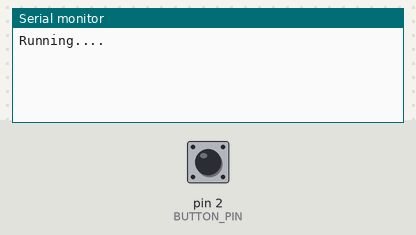
This sketch was run on a simulated Arduino Uno, built with avr-gcc and run on an emulated ATmega328P. On the bench: the last lines printed to the serial monitor. The inputs (shaded band) are chosen by the test bench; at power-on: pin 2 (BUTTON_PIN) LOW.

Above: at 1.2 s.
1.3 s: pin 2 (BUTTON_PIN) pulled HIGH for 0.15 s
At 2.5 s:
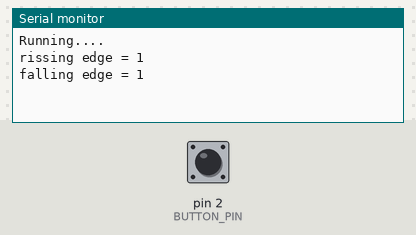
2.9 s: pin 2 (BUTTON_PIN) pulled HIGH for 1 s
At 3.7 s:
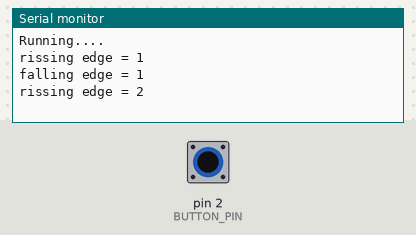
5.4 s: pin 2 (BUTTON_PIN) pulled HIGH for 0.15 s
At 6.9 s:
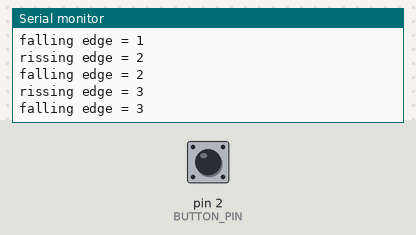

The sketch:

bouncer.ino
```cpp
#include <Bounce2.h>

#define BUTTON_PIN 2

Bounce debouncer = Bounce();

int fallingEdge = 0;
int rissingEdge = 0;

void setup() {

  pinMode(BUTTON_PIN, INPUT);

  debouncer.attach(BUTTON_PIN);
  debouncer.interval(25);

  Serial.begin(9600);
  Serial.println("Running....");
}

void loop() {
  debouncer.update();

  if(debouncer.fell() ){
    fallingEdge++;
    Serial.print("falling edge = ");
    Serial.println(fallingEdge);
  }
  if(debouncer.rose() ) {
    rissingEdge++;
    Serial.print("rissing edge = ");
    Serial.println(rissingEdge);
  }
}
```

Measured:
- after the input at 1.3 s, the serial monitor: prints a new line at once (image 1)
- after the input at 2.9 s, the serial monitor: prints a new line at once (image 2)
- after the input at 5.4 s, the serial monitor: prints a new line at once (image 3)
